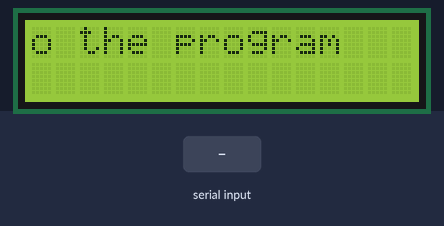
A sketch run on a simulated Arduino Uno, built with avr-gcc and run on an emulated ATmega328P. Shown: 16×2 character LCD. The inputs (shaded band) are chosen by the test bench.

Above: at 17.1 s.
19.3 s: "1" received over Serial
At 20.6 s:
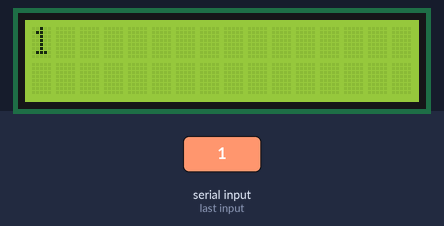
21.8 s: "0" received over Serial
At 24.1 s:
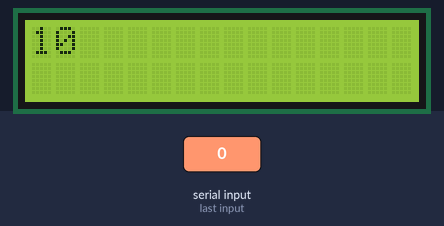
24.4 s: "2" received over Serial
At 27.0 s:
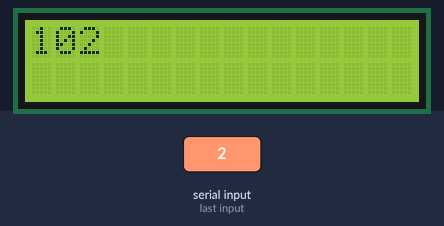
Timing chart, 0 to 28.5 s (numbered marks = the images above; inputs shaded):
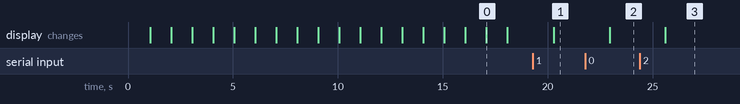

Measured:
- after the input at 19.3 s, the display: changes after 1.0 s (image 1)
- after the input at 21.8 s, the display: changes after 1.2 s (image 2)
- after the input at 24.4 s, the display: changes after 1.2 s (image 3)
- what the display in image 0 shows lasts 1.0 s, from 17.1 s to 18.1 s

The sketch:

LCD_Scroll.ino
```cpp
#include <LiquidCrystal.h>

const int rs=13, en=11, d4=6, d5=5, d6=4, d7=3;
LiquidCrystal lcd(rs, en, d4, d5, d6, d7);

 byte mychar[8] {
    B00000,
    B10001,
    B00000,
    B00000,
    B10001,
    B01110,
    B00000,
  };

void setup() {

  Serial.begin(9600);
  lcd.createChar(0,mychar);
  lcd.begin(16,2);

  //This begins the lcd and specifies the rows and columns in the LCD
  lcd.setCursor(7,1);
  lcd.write(byte(0));
  delay(1000);
  lcd.clear();
  lcd.home();
  lcd.print("Hello, Welcome to the program");
  delay(1000);
  for(int i=0;i<16;i++){
    lcd.scrollDisplayLeft();
    delay(1000);
  }
    lcd.clear();
}

void loop() {

  //Sets the cursor to the position specified, rows have 2 values 0 and 1 whereas columns can take 0 to 15 values
  if(Serial.available()){
    delay(1000);
    while(Serial.available()>0){
      lcd.write(Serial.read());
      delay(150);
    }
      delay(1500);
  }
}
```
